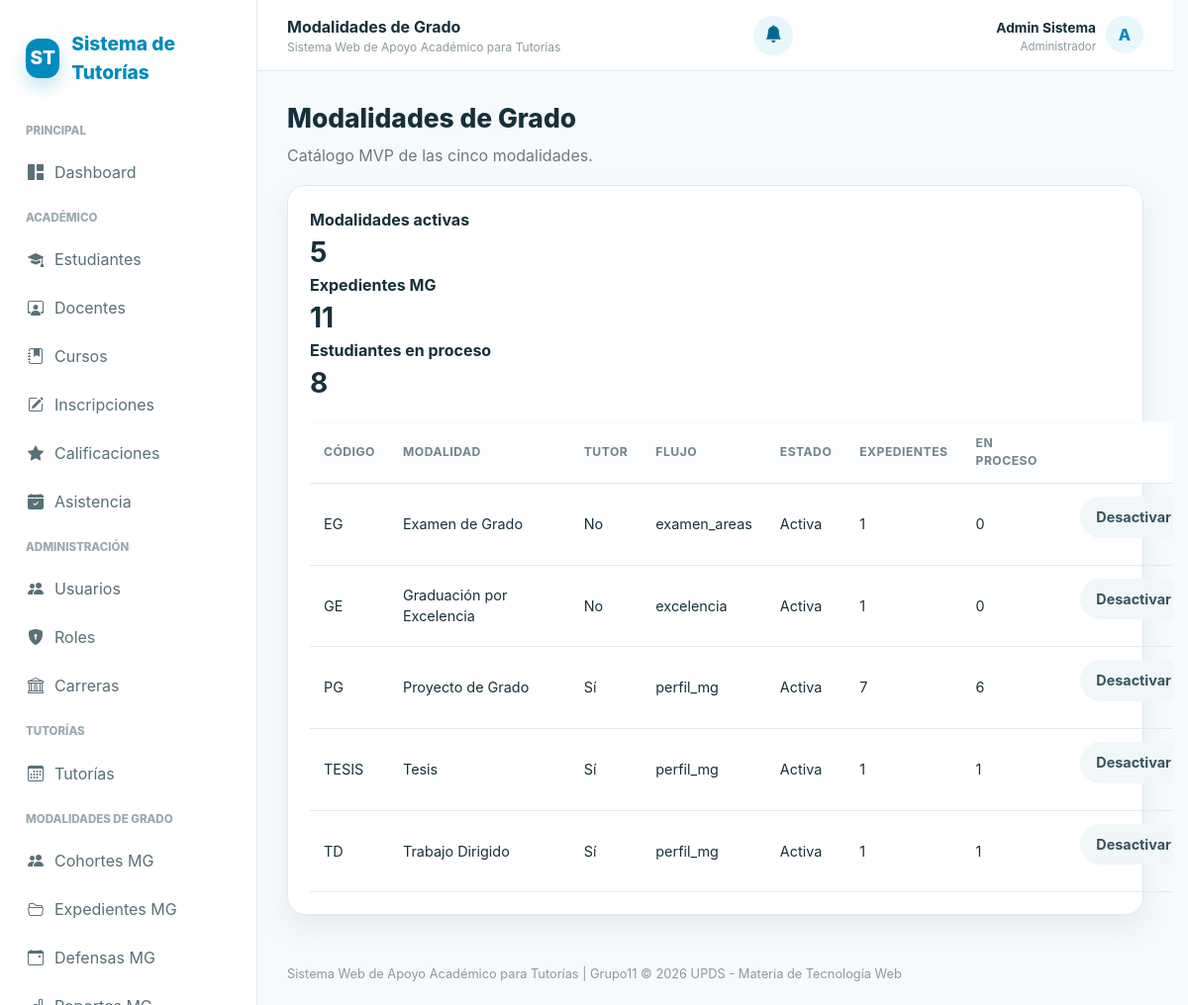
The app's page /controllers/mg_modalidades.php?accion=listar (signed in) with its own data.
### tables this page shows
CREATE TABLE IF NOT EXISTS modalidades_grado (
    id_modalidad INT AUTO_INCREMENT PRIMARY KEY,
    codigo VARCHAR(30) NOT NULL UNIQUE,
    nombre VARCHAR(150) NOT NULL UNIQUE,
    requiere_tutor TINYINT(1) NOT NULL DEFAULT 0,
    flujo ENUM('perfil_mg','examen_areas','excelencia') NOT NULL,
    activa TINYINT(1) NOT NULL DEFAULT 1
);

### controllers/mg_modalidades.php (called while the page is built, shortened)
<?php
require_once __DIR__ . '/../config/conexion.php';
require_once __DIR__ . '/../includes/seguridad.php';
require_once __DIR__ . '/../includes/permisos.php';
require_once __DIR__ . '/../models/MgModalidadModel.php';
$model = new MgModalidadModel($pdo);
$modalidades = $model->listar();
$estadisticasModalidades = [];
foreach ($modalidades as $modalidad) {
    $st = $pdo->prepare("SELECT COUNT(*) FROM expedientes_mg WHERE id_modalidad=?");
    $st->execute([(int)$modalidad['id_modalidad']]);
    $expedientes = (int)$st->fetchColumn();
    $st = $pdo->prepare("SELECT COUNT(DISTINCT id_estudiante) FROM expedientes_mg WHERE id_modalidad=? AND estado='activo'");
    $st->execute([(int)$modalidad['id_modalidad']]);
    $activos = (int)$st->fetchColumn();
    $estadisticasModalidades[(int)$modalidad['id_modalidad']] = ['expedientes'=>$expedientes,'activos'=>$activos];
}
require __DIR__ . '/../views/mg/modalidades/index.php';

### models/MgModalidadModel.php (called while the page is built, shortened)
<?php
class MgModalidadModel
{
    public function listar(bool $soloActivas = false): array
    {
        $sql = 'SELECT * FROM modalidades_grado';
        return $this->pdo->query($sql . ' ORDER BY nombre')->fetchAll();
    }
}

### includes/seguridad.php (called while the page is built, shortened)
<?php
function e($v): string { return htmlspecialchars((string) $v, ENT_QUOTES, 'UTF-8'); }
function user_role(): string { return $_SESSION['rol'] ?? ''; }

### includes/permisos.php (called while the page is built, shortened)
<?php
require_once __DIR__ . '/seguridad.php';
function tiene_permiso(string $permiso): bool
{
    $rol = user_role();
    return in_array($permiso, permisos_mg_por_rol()[$rol] ?? [], true);
}

### views/mg/modalidades/index.php (the view, shortened to what this page needs)
<?php require __DIR__ . '/../../layouts/header.php'; ?>
<div class="toolbar"><div><h1 class="page-title">Modalidades de Grado</h1><p class="subtitle">Catálogo MVP de las cinco modalidades.</p></div></div>
<div class="card"><div class="card-body"><div class="form-grid" style="margin-bottom:18px"><div><strong>Modalidades activas</strong><div style="font-size:28px;font-weight:700"><?= count(array_filter($modalidades, fn($m) => (int)$m['activa'] === 1)) ?></div></div><div><strong>Expedientes MG</strong><div style="font-size:28px;font-weight:700"><?= array_sum(array_column($estadisticasModalidades, 'expedientes')) ?></div></div><div><strong>Estudiantes en proceso</strong><div style="font-size:28px;font-weight:700"><?= array_sum(array_column($estadisticasModalidades, 'activos')) ?></div></div></div><table class="table">
<thead><tr><th>Código</th><th>Modalidad</th><th>Tutor</th><th>Flujo</th><th>Estado</th><th>Expedientes</th><th>En proceso</th><th></th></tr></thead>
<tbody>
<?php foreach ($modalidades as $m): ?>
<tr>
<td><?= e($m['codigo']) ?></td><td><?= e($m['nombre']) ?></td>
<td><?= $m['requiere_tutor'] ? 'Sí' : 'No' ?></td><td><?= e($m['flujo']) ?></td>
<td><?= $m['activa'] ? 'Activa' : 'Inactiva' ?></td>
<td><?= (int)($estadisticasModalidades[(int)$m['id_modalidad']]['expedientes'] ?? 0) ?></td>
<td><?= (int)($estadisticasModalidades[(int)$m['id_modalidad']]['activos'] ?? 0) ?></td>
<td>
<?php if (tiene_permiso('mg.modalidades.editar')): ?>
<form method="post" action="/controllers/mg_modalidades.php?accion=estado" class="inline-form">
<button class="btn btn-light" type="submit" data-confirm="¿Deseas <?= $m['activa'] ? 'desactivar' : 'activar' ?> la modalidad <?= e($m['nombre']) ?>?"> <?= $m['activa'] ? 'Desactivar' : 'Activar' ?> </button>
</form>
<?php endif; ?>
</td></tr>
<?php endforeach; ?>
</tbody></table></div></div>
<?php require __DIR__ . '/../../layouts/footer.php'; ?>

### assets/css/style.css (style rules this page uses)
:root { --primary: #018abd; --primary-dark: #01698f; --primary-light: #e8f7fc; --primary-soft: #f1fbfe; --text: #16303b; --muted: #6c7a80; --bg: #f6fafc; --card: #ffffff; --border: #dfeaf0; --success: #18824a; --success-bg: #eaf8f0; --warning: #956f00; --warning-bg: #fff7df; --danger: #bd3c49; --danger-bg: #ffecee; --shadow: 0 12px 30px rgba(0, 45, 65, 0.08); --shadow-hover: 0 12px 28px rgba(1, 138, 189, 0.18); --radius: 18px; --pill: 999px; }
* { box-sizing: border-box; }
html { scroll-behavior: smooth; }
body { margin: 0; font-family: Inter, system-ui, -apple-system, BlinkMacSystemFont, "Segoe UI", sans-serif; background: var(--bg); color: var(--text); line-height: 1.5; }
button, input, select, textarea { font: inherit; }
button, a, input, select, textarea { -webkit-tap-highlight-color: transparent; }
.page-title { font-size: 1.65rem; font-weight: 800; margin: 0; }
.subtitle { color: var(--muted); margin: 5px 0 0; }
.toolbar { display: flex; gap: 14px; justify-content: space-between; align-items: center; flex-wrap: wrap; margin-bottom: 18px; }
.card { background: var(--card); border: 1px solid var(--border); border-radius: var(--radius); box-shadow: var(--shadow); }
.card-body { padding: 22px; }
.btn { border: 0; border-radius: var(--pill); padding: 10px 16px; font-weight: 700; cursor: pointer; display: inline-flex; align-items: center; justify-content: center; gap: 8px; transition: transform 0.2s ease, box-shadow 0.2s ease, background 0.2s ease, color 0.2s ease; }
.btn-light { background: #f1f6f8; color: #37545e; }
.table { width: 100%; border-collapse: collapse; min-width: 900px; }
.table th, .table td { padding: 13px 14px; border-bottom: 1px solid var(--border); text-align: left; font-size: 0.9rem; vertical-align: middle; }
.table th { font-size: 0.76rem; text-transform: uppercase; letter-spacing: 0.04em; color: #71838a; background: #fbfdfe; }
html { scrollbar-gutter: stable; }
.inline-form { display: flex; gap: 8px; align-items: center; margin-bottom: 14px; }

### records on screen
modalidades_grado: codigo "EG", nombre "Examen de Grado", requiere_tutor "No", flujo "examen_areas", activa "Activa", id_modalidad "1", id_modalidad "0"
modalidades_grado: codigo "GE", nombre "Graduación por Excelencia", requiere_tutor "No", flujo "excelencia", activa "Activa", id_modalidad "1", id_modalidad "0"
modalidades_grado: codigo "PG", nombre "Proyecto de Grado", requiere_tutor "Sí", flujo "perfil_mg", activa "Activa", id_modalidad "7", id_modalidad "6"
modalidades_grado: codigo "TESIS", nombre "Tesis", requiere_tutor "Sí", flujo "perfil_mg", activa "Activa", id_modalidad "1"
modalidades_grado: codigo "TD", nombre "Trabajo Dirigido", requiere_tutor "Sí", flujo "perfil_mg", activa "Activa", id_modalidad "1"

### other values on screen
$tituloPagina "Modalidades de Grado"
$nombreUsuario "Admin Sistema"
$rolVisible "Administrador"
$inicialUsuario "A"
count(array_filter($modalidades, fn($m) => (int)$m['activa'] === 1)) "5"
array_sum(array_column($estadisticasModalidades, 'expedientes')) "11"
array_sum(array_column($estadisticasModalidades, 'activos')) "8"
